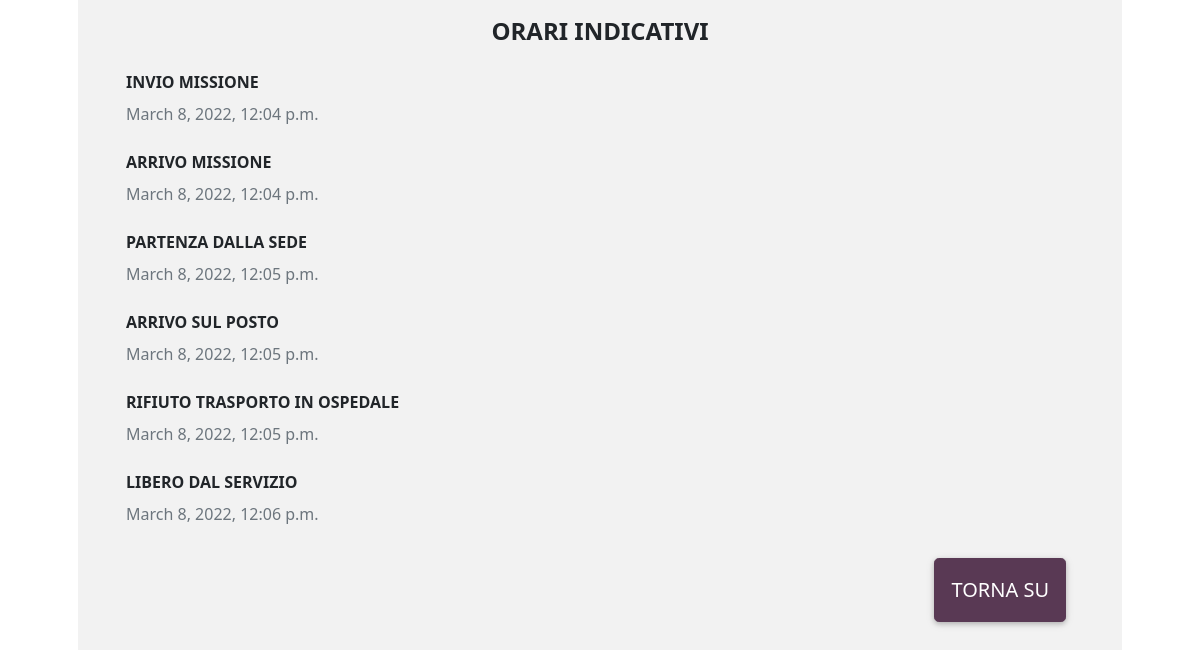
/dettagli_missione/88/ (lower part), run on an earlier commit of the app's database.
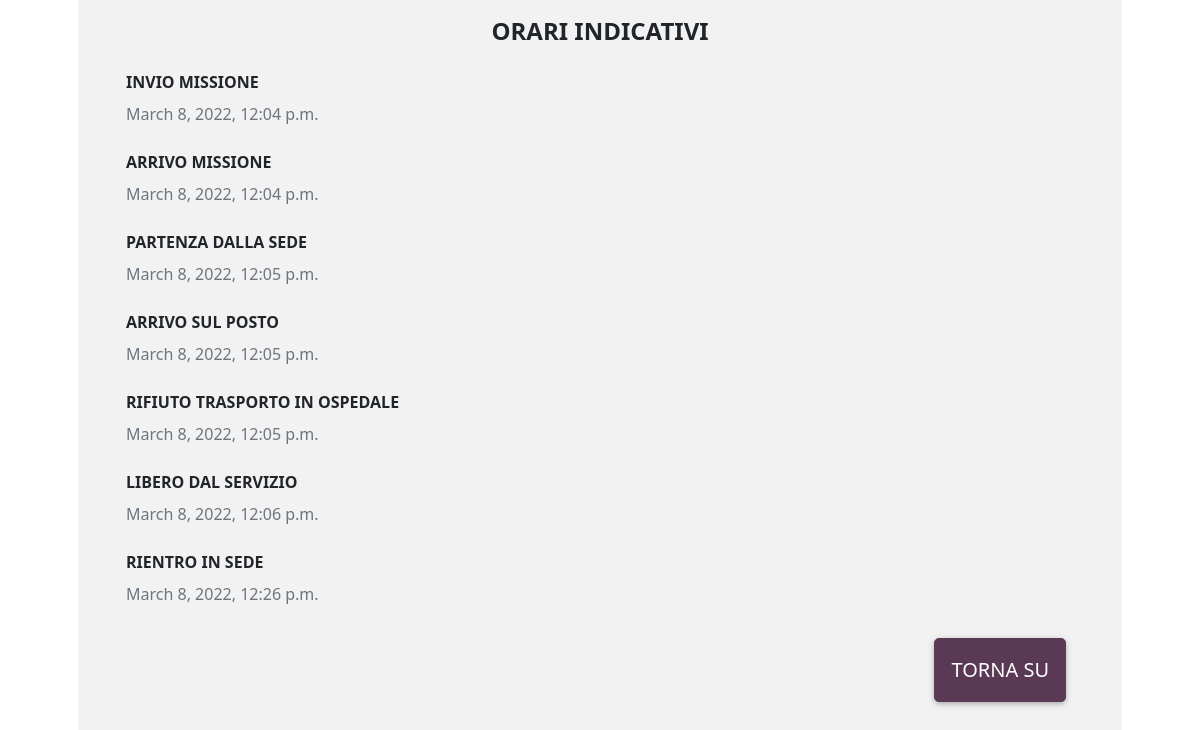
And on a later commit of the database.
### scheda/models.py (models this page shows)
class Missione(models.Model):
    id_missione = models.AutoField(primary_key = True)
    luogo = models.CharField(max_length = 1)
    patologia = models.IntegerField()
    criticita = models.CharField(max_length = 1)
    nome_p = models.CharField(max_length = 20, blank=True, null=True)
    cognome_p = models.CharField(max_length = 20, blank=True, null=True)
    luogo_intervento = models.CharField(max_length = 100)
    civico_intervento = models.CharField(max_length = 5)
    comune_intervento = models.CharField(max_length = 20)
    provincia_intervento = models.CharField(max_length = 2)
    cap_intervento = models.IntegerField()
    cellulare = models.CharField(max_length = 15, blank=True,null=True)
    note = models.TextField(blank=True, null=True)
    avvisi = models.TextField(blank=True, null=True)
    data_nascita = models.DateField(blank=True ,null=True)
    dove_nato = models.CharField(max_length = 25, blank=True,null=True)
    residenza = models.CharField(max_length = 100, blank=True,null=True)
    comune_residenza = models.CharField(max_length = 20, blank=True,null=True)
    civico_residenza = models.CharField(max_length = 5, blank=True,null=True)
    provincia_residenza = models.CharField(max_length = 2, blank=True,null=True)
    cap_residenza = models.IntegerField(blank=True,null=True)
    invio = models.DateTimeField(blank=True, null=True)
    accetta_missione = models.DateTimeField(blank=True, null=True)
    partenza = models.DateTimeField(blank=True,null=True)
    arrivo = models.DateTimeField(blank=True,null=True)
    conferma_trasporto = models.DateTimeField(blank=True,null=True)
    rifiuto_trasporto = models.DateTimeField(blank=True,null=True)
    pronto_socc = models.DateTimeField(blank=True,null=True)
    libero = models.DateTimeField(blank=True,null=True)
    rientro_sede = models.DateTimeField(blank=True,null=True)
    criticita_trasporto = models.CharField(max_length = 1, blank=True,null=True)
    patologia_trasporto = models.CharField(max_length = 5, blank=True,null=True)
    ospedale = models.CharField(max_length = 50, blank=True,null=True)
    reparto = models.CharField(max_length = 30, blank=True,null=True)
    nome_t = models.CharField(max_length = 20, blank=True,null=True)
    cognome_t = models.CharField(max_length = 20, blank=True,null=True)
    parentela = models.CharField(max_length = 20, blank=True,null=True)
    esito = models.BooleanField(blank=True, null=True)
    chiusa = models.BooleanField(default = False)

### scheda/views.py (the view)
# urls.py: path('dettagli_missione/<int:pk>/', scheda.dettagli_missione, name='dettagli_missione'),
def dettagli_missione(request, pk):
    template_name = 'dettagli_missione.html'
    if request.method == 'GET':
        query = Missione.objects.get(id_missione=pk)
        intervento = Intervento.objects.get(id_missione=query)
        scheda = Scheda.objects.get(id_scheda = intervento.id_scheda.id_scheda)
        tp = scheda.testa_piedi
        front = str(tp.front)
        fsplit = front.split('/')
        f = fsplit[len(fsplit)-2] + '/' + fsplit[len(fsplit)-1]
        back = str(tp.back)
        bsplit = back.split('/')
        b = bsplit[len(bsplit)-2] + '/' + bsplit[len(bsplit)-1]
        return render(request, template_name, context={'missione': query, 'scheda': scheda, 'front': f, 'back': b})

### templates/dettagli_missione.html (shortened to what this page needs)
{% extends 'base.html' %}
{% load static %}
{% block css %}
<link href="{% static 'css/dettagli_missione.css' %}" rel="stylesheet">
{% endblock %}
{% block content %}
<div class="container pt-2 ps-5 pe-5" >
  <div class="p-5 m-0 bg-light" >
    {% if missione.esito is not None %}
      {% if missione.esito %}
      <div class="row">
        <div class="col-12">
          <h4 class="text-uppercase mb-4 text-center"><strong>Trasporto in ospedale</strong></h4>
        </div>
      </div>
      <div class="row">
        <div class="col-12">
          <p class="text-uppercase mb-2"><strong>Criticità trasporto</strong></p>
          <p class="text-muted mb-4">{{missione.criticita_trasporto}}</p>
        </div>
        <div class="col-12">
          <p class="text-uppercase mb-2"><strong>Patologia ipotizzata dalla centrale</strong></p>
          <p class="text-muted mb-4">{{missione.patologia_trasporto}}</p>
        </div>
        <div class="col-12">
          <p class="text-uppercase mb-2"><strong>Ospedale di destinazione</strong></p>
          <p class="text-muted mb-4">{{missione.ospedale}}</p>
        </div>
        <div class="col-12">
          <p class="text-uppercase mb-2"><strong>Reparto di destinazione</strong></p>
          <p class="text-muted mb-4">{{missione.reparto}}</p>
        </div>
      </div>
      {% else %}
      <div class="row">
        <div class="col-12">
        </div>
      </div>
      {% endif %}
    {% endif %}
    <div class="row">
      <div class="col-12">
        <h4 class="text-uppercase mb-4 text-center"><strong>Orari indicativi</strong></h4>
      </div>
    </div>
    <div class="row">
      {% if missione.invio is not None %}
      <div class="col-12">
        <p class="text-uppercase mb-2"><strong>Invio Missione</strong></p>
        <p class="text-muted mb-4">{{missione.invio}}</p>
      </div>
      {% endif %}
      {% if missione.accetta_missione is not None %}
      <div class="col-12">
        <p class="text-uppercase mb-2"><strong>Arrivo Missione</strong></p>
        <p class="text-muted mb-4">{{missione.accetta_missione}}</p>
      </div>
      {% endif %}
      {% if missione.partenza is not None %}
      <div class="col-12">
        <p class="text-uppercase mb-2"><strong>Partenza dalla sede</strong></p>
        <p class="text-muted mb-4">{{missione.partenza}}</p>
      </div>
      {% endif %}
      {% if missione.arrivo is not None %}
      <div class="col-12">
        <p class="text-uppercase mb-2"><strong>Arrivo sul posto</strong></p>
        <p class="text-muted mb-4">{{missione.arrivo}}</p>
      </div>
      {% endif %}
      {% if missione.rifiuto_trasporto is not None %}
      <div class="col-12">
        <p class="text-uppercase mb-2"><strong>Rifiuto trasporto in ospedale</strong></p>
        <p class="text-muted mb-4">{{missione.rifiuto_trasporto}}</p>
      </div>
      {% endif %}
      {% if missione.libero is not None %}
      <div class="col-12">
        <p class="text-uppercase mb-2"><strong>Libero dal servizio</strong></p>
        <p class="text-muted mb-4">{{missione.libero}}</p>
      </div>
      {% endif %}
      {% if missione.rientro_sede is not None %}
      <div class="col-12">
        <p class="text-uppercase mb-2"><strong>Rientro in sede</strong></p>
        <p class="text-muted mb-4">{{missione.rientro_sede}}</p>
      </div>
      {% endif %}
    </div>
    <div class="d-flex justify-content-end">
      <a type="button" class="btn p-3 btn-info btn-lg m-2" href='#top'>Torna su</a>
    </div>
  </div>
</div>
{% endblock %}
{% block scripts %}
<link rel="stylesheet" href="https://cdnjs.cloudflare.com/ajax/libs/bootstrap-select/1.13.1/css/bootstrap-select.css" />
{% endblock %}

### templates/base.html (shortened to what this page needs)
{% load hotkeys %}
{% load static %}
<!DOCTYPE html>
<html lang="en">
<head>
  <link href="{% static 'css/bootstrap.min.css' %}" rel="stylesheet">
  <link href="{% static 'css/mdb.min.css' %}" rel="stylesheet">
  {% if request.session.tema is None %}
  <link href="{% static 'css/theme_3.css' %}" rel="stylesheet">
  {% elif request.session.tema == 'tema_1' %}
  <link href="{% static 'css/theme_1.css' %}" rel="stylesheet">
  {% elif request.session.tema == 'tema_2' %}
  <link href="{% static 'css/theme_2.css' %}" rel="stylesheet">
  {% elif request.session.tema == 'tema_4' %}
  <link href="{% static 'css/theme_4.css' %}" rel="stylesheet">
  {% elif request.session.tema == 'tema_5' %}
  <link href="{% static 'css/theme_5.css' %}" rel="stylesheet">
  {% elif request.session.tema == 'tema_6' %}
  <link href="{% static 'css/theme_6.css' %}" rel="stylesheet">
  {% else %}
  <link href="{% static 'css/theme_3.css' %}" rel="stylesheet">
  {% endif %}
  <link href="{% static 'css/style.css' %}" rel="stylesheet">
  {% block css %}
  {% endblock %}
</head>
<body>
  <main>
    {% block content %}
    {% endblock %}
  </main>
  {% block scripts %}
  {% endblock %}
</body>
</html>

What changed in the data, as far as the page shows it:
changed Missione: rientro_sede (not shown) → "March 8, 2022, 12:26 p.m."
Also different on the page:
text now shown: "RIENTRO IN SEDE"
